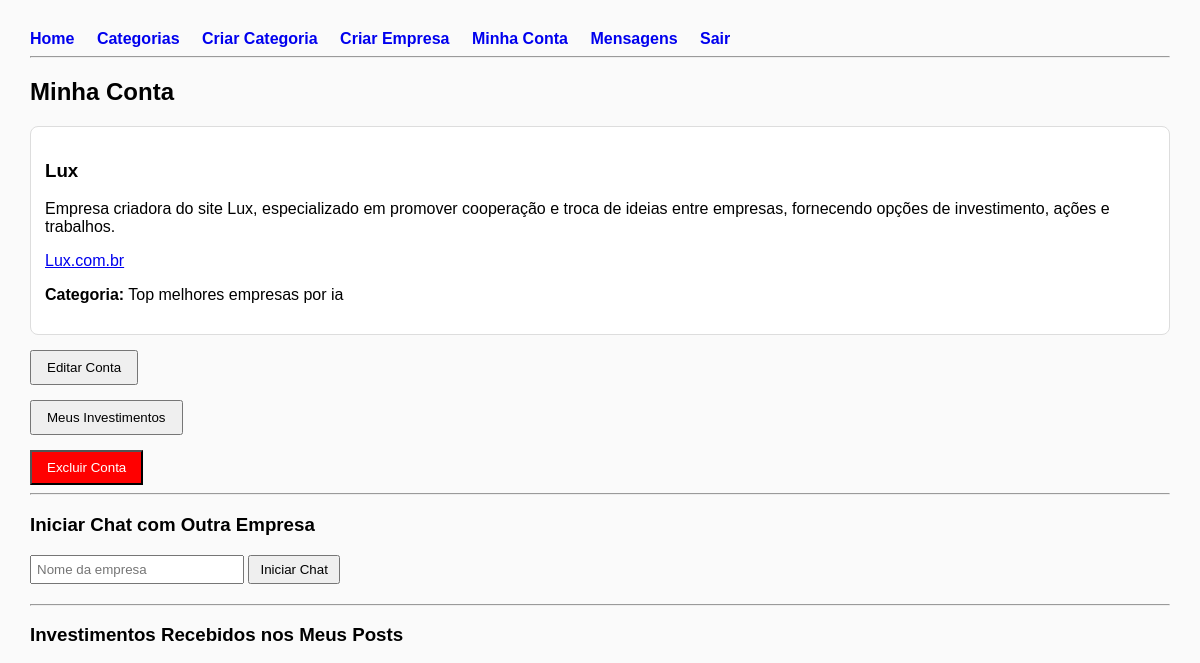
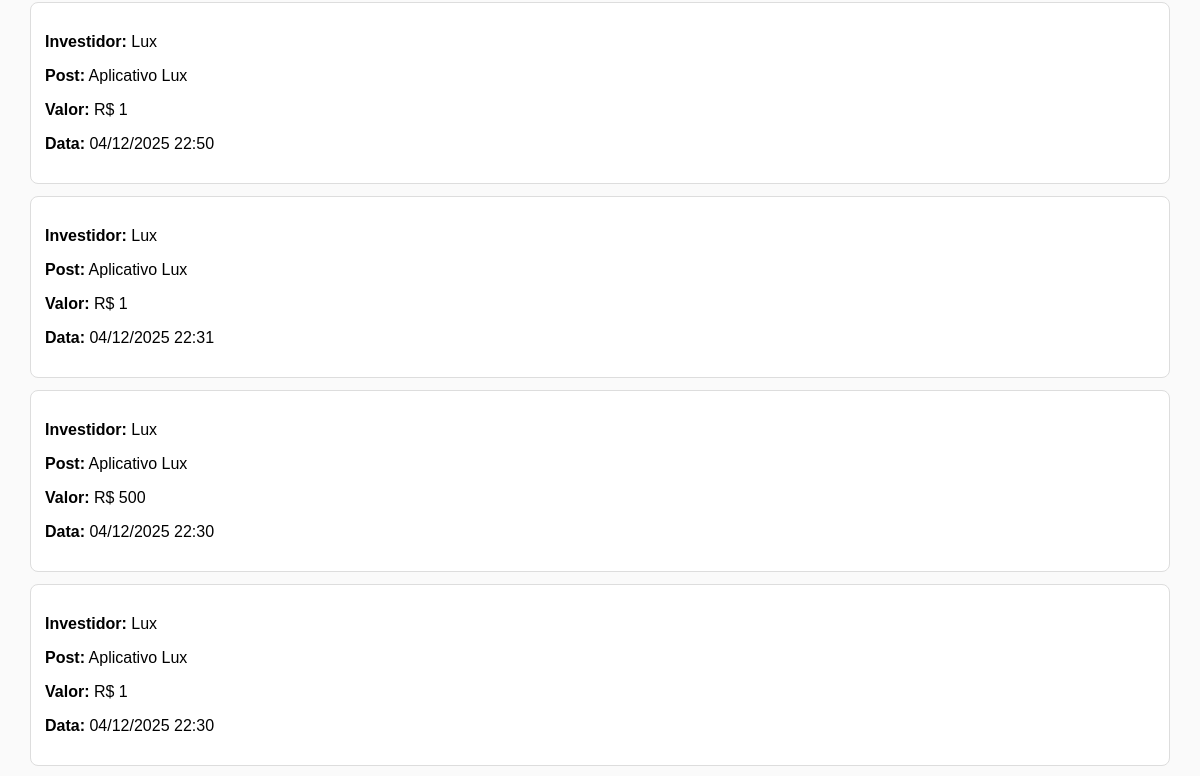
The app's page /my_account (signed in, upper part), older data (2 pictures, top to bottom).
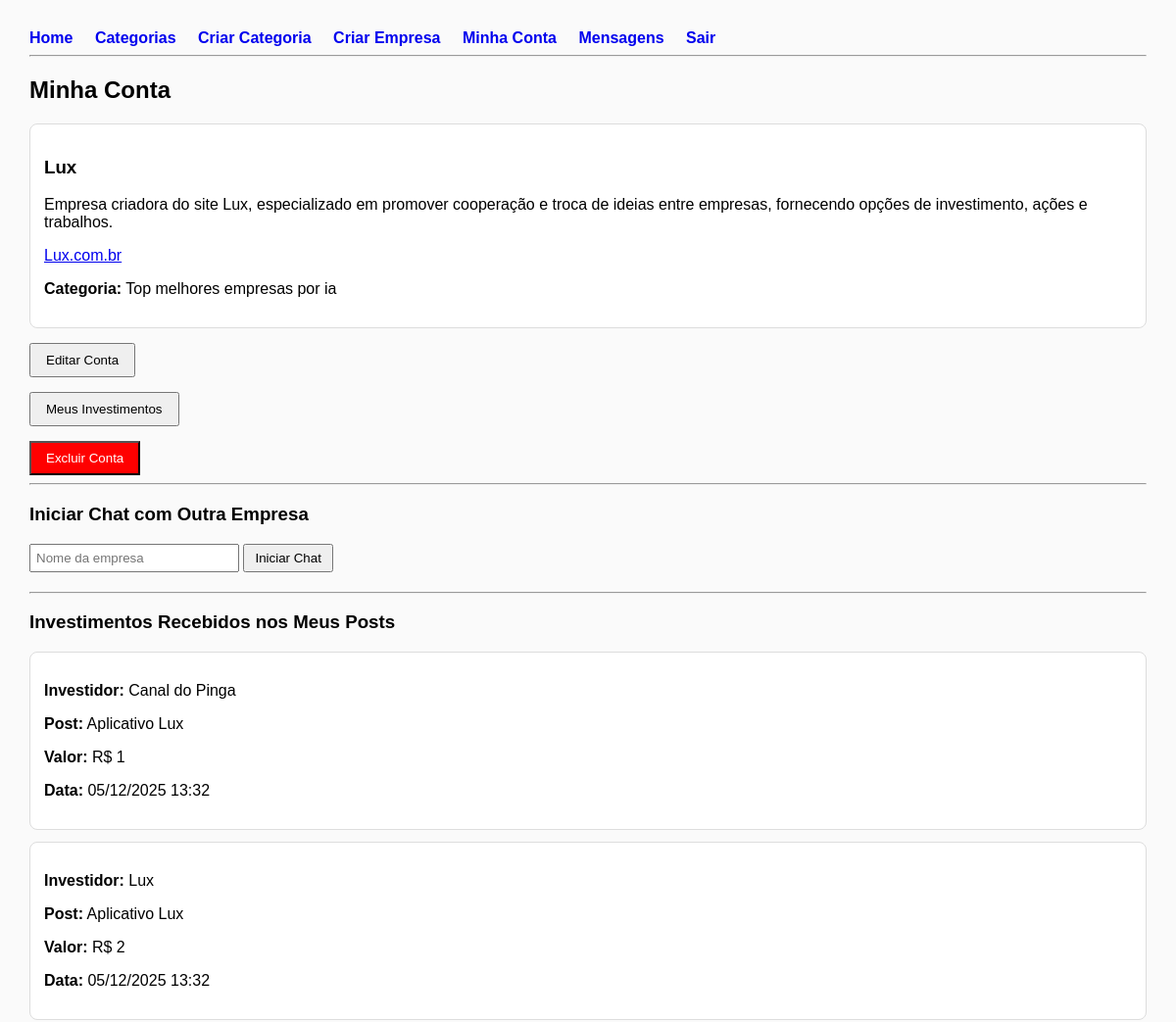
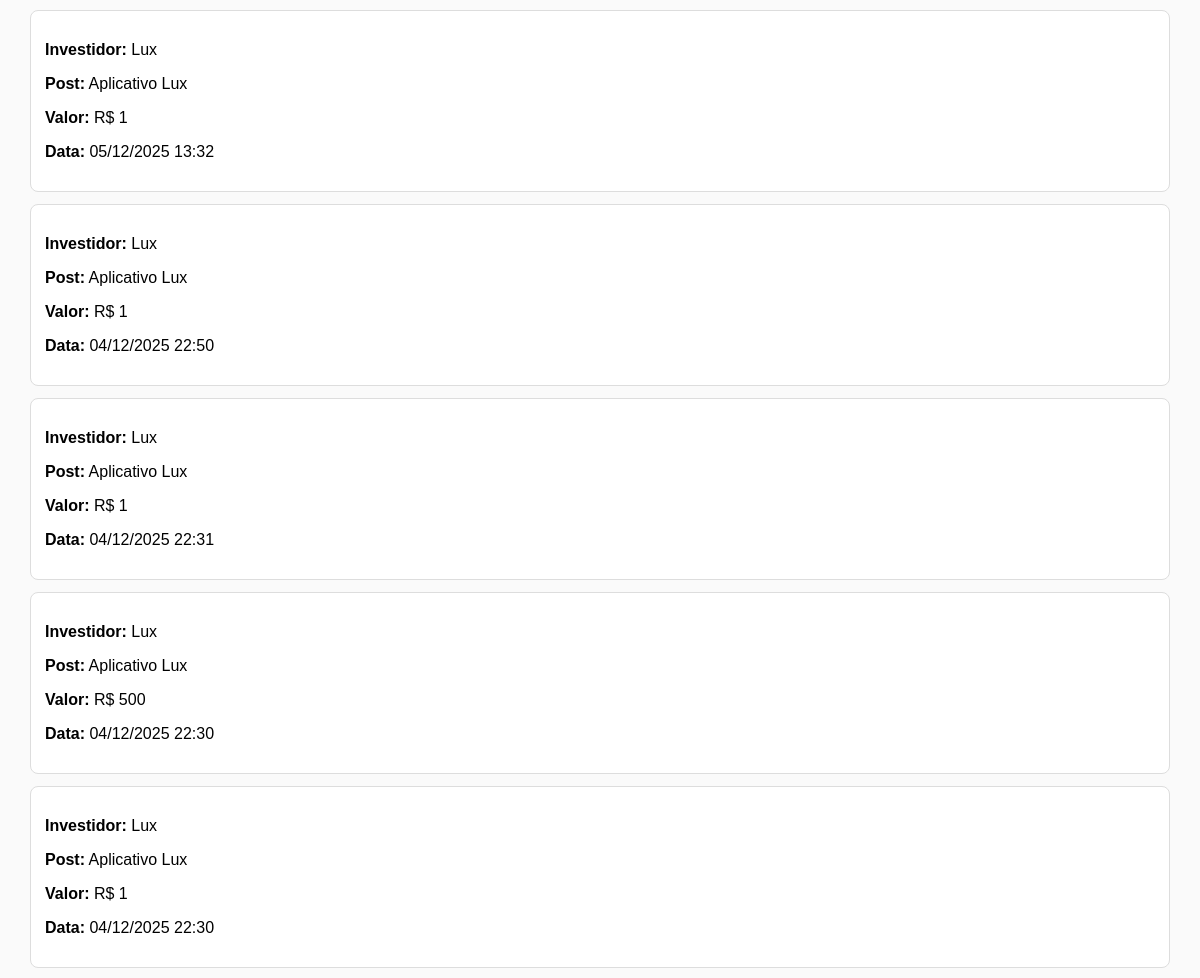
The same page, newer data (2 pictures, top to bottom).
### app.py (models this page shows)
class InvestmentHistory(db.Model):
    id = db.Column(db.Integer, primary_key=True)
    company_id = db.Column(db.Integer, db.ForeignKey("company.id"), nullable=False)
    post_id = db.Column(db.Integer, db.ForeignKey("post.id"), nullable=False)
    amount = db.Column(db.Integer, nullable=False)
    created_at = db.Column(db.DateTime, default=datetime.utcnow)

class Company(db.Model):
    id = db.Column(db.Integer, primary_key=True)
    name = db.Column(db.String(140), nullable=False, unique=True)
    bio = db.Column(db.Text)
    website = db.Column(db.String(250))
    password = db.Column(db.String(200), nullable=False)
    created_at = db.Column(db.DateTime, default=datetime.utcnow)
    category_id = db.Column(db.Integer, db.ForeignKey("category.id"), nullable=True)
    comments = db.relationship("Comment", backref="author", lazy=True)
    investments_made = db.relationship("InvestmentHistory", backref="investor", lazy=True, foreign_keys='InvestmentHistory.company_id')
    messages_sent = db.relationship("Message", backref="sender", lazy=True, foreign_keys='Message.sender_id')
    messages_received = db.relationship("Message", backref="receiver", lazy=True, foreign_keys='Message.receiver_id')

class Post(db.Model):
    id = db.Column(db.Integer, primary_key=True)
    title = db.Column(db.String(200), nullable=False)
    content = db.Column(db.Text)
    created_at = db.Column(db.DateTime, default=datetime.utcnow)
    likes = db.Column(db.Integer, default=0)
    investment = db.Column(db.Integer, default=0)
    score = db.Column(db.Float, default=0)
    company_id = db.Column(db.Integer, db.ForeignKey("company.id"), nullable=False)
    category_id = db.Column(
        db.Integer,
        db.ForeignKey("category.id", ondelete="CASCADE"),
        nullable=False
    )
    comments = db.relationship(
        "Comment",
        backref="post",
        lazy=True,
        cascade="all, delete-orphan"
    )
    investment_history = db.relationship(
        "InvestmentHistory",
        backref="post",
        lazy=True,
        cascade="all, delete-orphan"
    )
    company = db.relationship("Company", backref="posts")

### app.py (the view)
@app.route("/my_account", methods=["GET", "POST"])
def my_account():
    if "company_id" not in session:
        return redirect("/login")
    company = Company.query.get(session["company_id"])
    if not company:
        session.pop("company_id", None)  # limpa a sessão se estiver inválida
        return redirect("/login")
    if request.method == "POST":
        other_name = request.form.get("other_name", "").strip()
        other_company = Company.query.filter_by(name=other_name).first()
        if other_company:
            return redirect(url_for("chat", other_id=other_company.id))
        return "Empresa não encontrada", 404
    investments_received = (
        db.session.query(InvestmentHistory)
        .join(Post, InvestmentHistory.post_id == Post.id)
        .filter(Post.company_id == company.id)
        .order_by(InvestmentHistory.created_at.desc())
        .all()
    )
    investments_made = (
        InvestmentHistory.query
        .filter_by(company_id=company.id)
        .order_by(InvestmentHistory.created_at.desc())
        .all()
    )
    contacts = set()
    msgs = Message.query.filter(
        (Message.sender_id == company.id) | (Message.receiver_id == company.id)
    ).all()
    for m in msgs:
        if m.sender_id != company.id:
            contacts.add(m.sender_id)
        if m.receiver_id != company.id:
            contacts.add(m.receiver_id)
    contact_companies = Company.query.filter(Company.id.in_(contacts)).all() if contacts else []
    return render_template(
        "my_account.html",
        company=company,
        investments_received=investments_received,
        investments_made=investments_made,
        contacts=contact_companies
    )

### templates/my_account.html (shortened to what this page needs)
{% extends "base.html" %}
{% block content %}
<h2>Minha Conta</h2>
<div class="card">
  <h3>{{ company.name }}</h3>
  <p>{{ company.bio or "Sem bio" }}</p>
  <p>
    {% if company.website %}
      <a href="{{ company.website }}" target="_blank">{{ company.website }}</a>
    {% else %}
      Sem site
    {% endif %}
  </p>
  <p><strong>Categoria:</strong> {{ company.category.name if company.category else '—' }}</p>
</div>
<div style="margin-top: 15px;">
  <a href="{{ url_for('edit_account') }}">
    <button style="padding: 8px 15px; cursor: pointer;">Editar Conta</button>
  </a>
</div>
<div style="margin-top: 15px;">
  <a href="{{ url_for('my_investments') }}">
    <button style="padding: 8px 15px; cursor: pointer;">Meus Investimentos</button>
  </a>
</div>
<div style="margin-top: 15px;">
  <form action="{{ url_for('delete_account', company_id=company.id) }}" method="POST" onsubmit="return confirm('Tem certeza que quer apagar sua conta? Essa ação é irreversível!');">
    <button type="submit" style="background:red; color:white; padding:8px 15px; cursor:pointer;">Excluir Conta</button>
  </form>
</div>
<hr>
<h3>Iniciar Chat com Outra Empresa</h3>
<form method="POST" action="{{ url_for('my_account') }}" style="margin-bottom:20px;">
  <input type="text" name="other_name" placeholder="Nome da empresa" required style="padding:5px; width:200px;">
  <button type="submit" style="padding: 5px 10px; cursor:pointer;">Iniciar Chat</button>
</form>
<hr>
<h3>Investimentos Recebidos nos Meus Posts</h3>
{% if investments_received %}
  {% for inv in investments_received %}
    <div class="card">
      <p><strong>Investidor:</strong> {{ inv.investor.name }}</p>
      <p><strong>Post:</strong> {{ inv.post.title }}</p>
      <p><strong>Valor:</strong> R$ {{ inv.amount }}</p>
      <p><strong>Data:</strong> {{ inv.created_at.strftime('%d/%m/%Y %H:%M') }}</p>
    </div>
  {% endfor %}
{% else %}
  <p>Ninguém investiu nos seus posts ainda.</p>
{% endif %}
{% endblock %}

Row changes from the older to the newer data that the page shows:
added InvestmentHistory: investor.name "Canal do Pinga", post "Aplicativo Lux", amount "1", created_at "05/12/2025 13:32"
added InvestmentHistory: investor.name "Lux", post "Aplicativo Lux", amount "2", created_at "05/12/2025 13:32"
now on this page (row edited): InvestmentHistory: investor.name "Lux", post "Aplicativo Lux", amount "1", created_at "05/12/2025 13:32"
